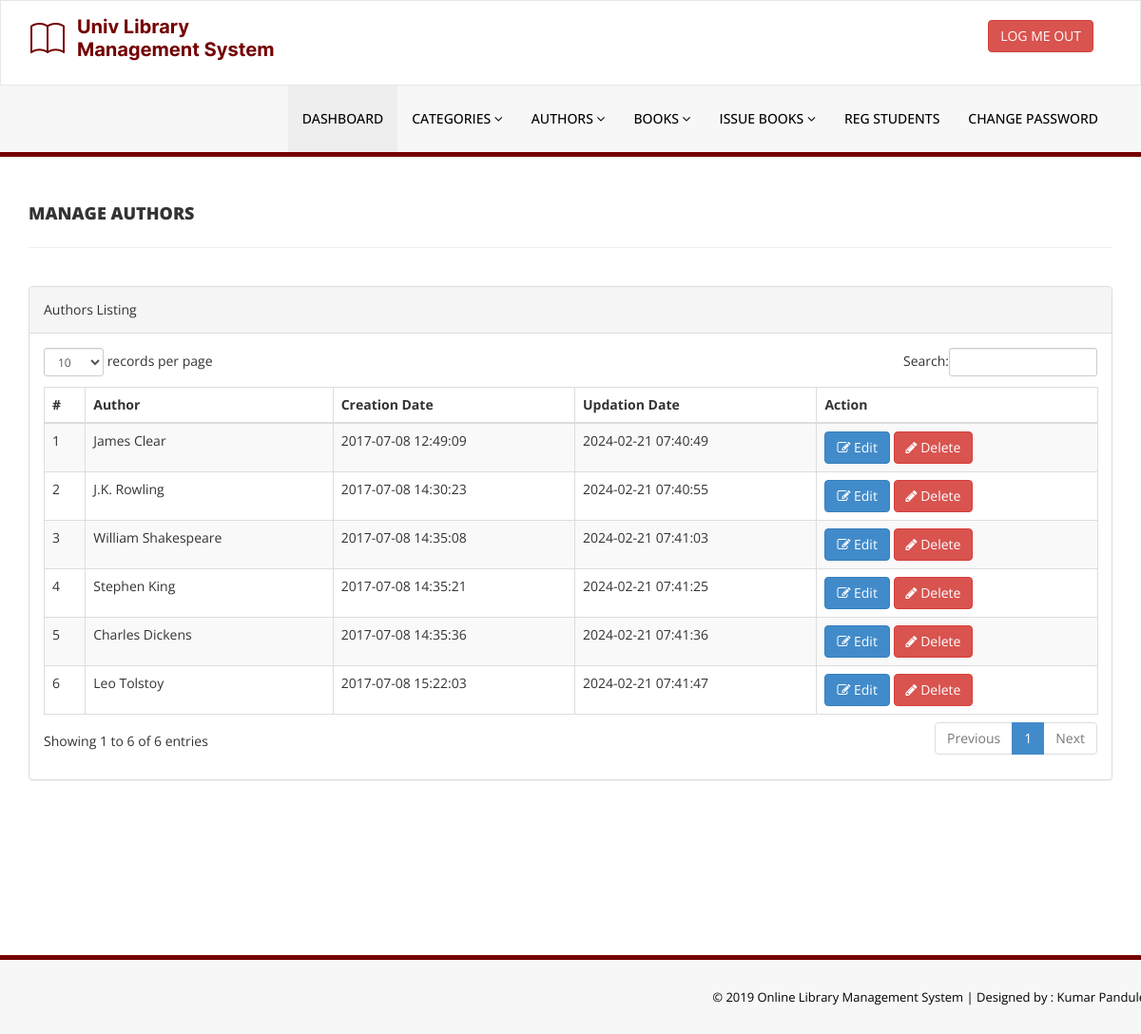
Page /library/admin/manage-authors.php (signed in) on the earlier database version.
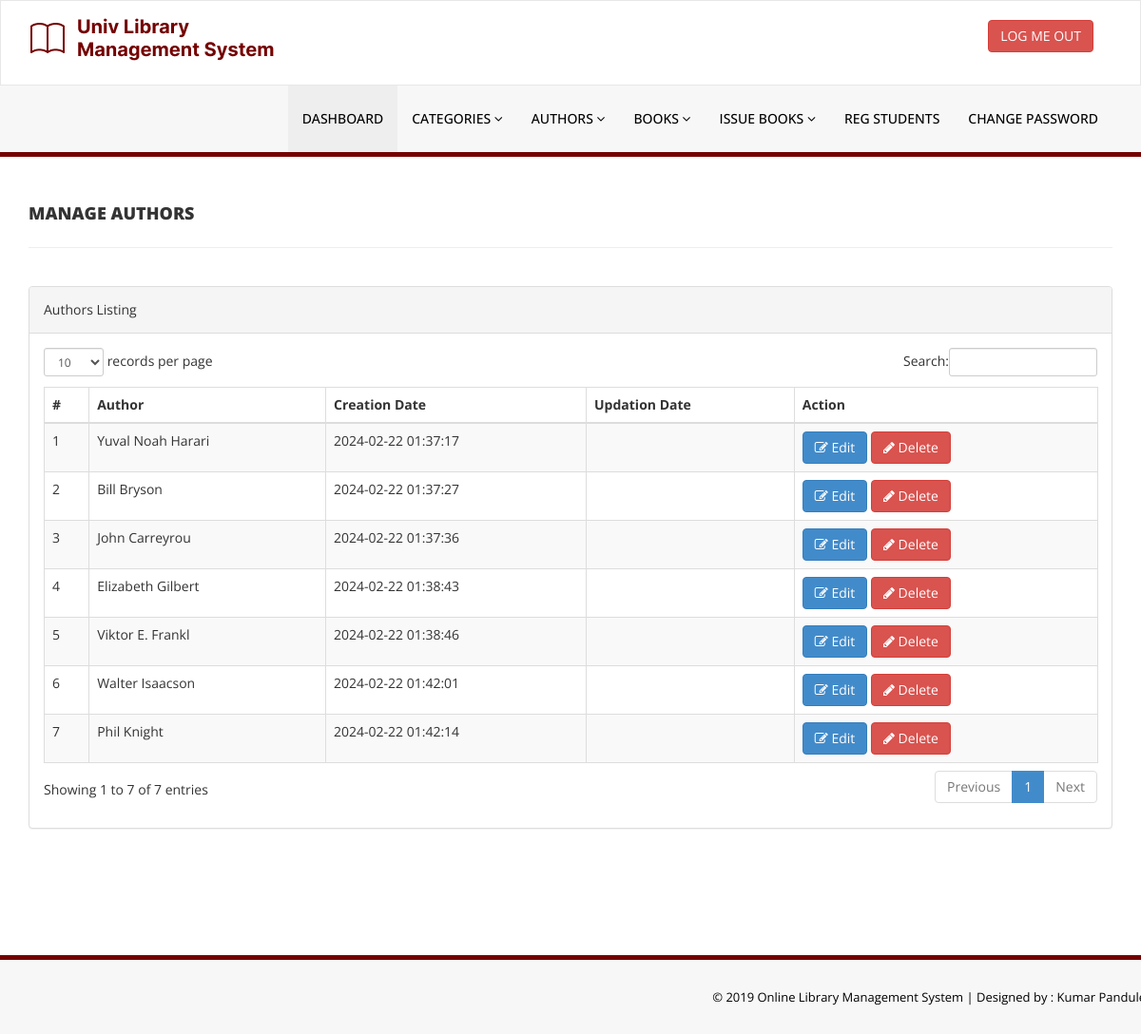
Same page on the later database version.
### tables this page shows
CREATE TABLE `tblauthors` (
  `id` int(11) NOT NULL,
  `AuthorName` varchar(159) DEFAULT NULL,
  `creationDate` timestamp NULL DEFAULT current_timestamp(),
  `UpdationDate` timestamp NULL DEFAULT NULL ON UPDATE current_timestamp()
);

### library/admin/manage-authors.php (the view, shortened to what this page needs)
<?php
include('includes/config.php');
if(strlen($_SESSION['alogin'])==0)
    {
header('location:index.php');
}
else{
    ?>
<!DOCTYPE html>
<html xmlns="http://www.w3.org/1999/xhtml">
<head>
    <link href="assets/css/bootstrap.css" rel="stylesheet" />
    <link href="assets/css/font-awesome.css" rel="stylesheet" />
    <link href="assets/js/dataTables/dataTables.bootstrap.css" rel="stylesheet" />
    <link href="assets/css/style.css" rel="stylesheet" />
</head>
<body>
<?php include('includes/header.php');?>
    <div class="content-wrapper">
         <div class="container">
        <div class="row pad-botm">
            <div class="col-md-12">
                <h4 class="header-line">Manage Authors</h4>
    </div>
     <div class="row">
</div>
        </div>
            <div class="row">
                <div class="col-md-12">
                    <div class="panel panel-default">
                        <div class="panel-heading">
                           Authors Listing
                        </div>
                        <div class="panel-body">
                            <div class="table-responsive">
                                <table class="table table-striped table-bordered table-hover" id="dataTables-example">
                                    <thead>
                                        <tr>
                                            <th>#</th>
                                            <th>Author</th>
                                            <th>Creation Date</th>
                                            <th>Updation Date</th>
                                            <th>Action</th>
                                        </tr>
                                    </thead>
                                    <tbody>
<?php $sql = "SELECT * from  tblauthors";
$query = $dbh -> prepare($sql);
$query->execute();
$results=$query->fetchAll(PDO::FETCH_OBJ);
$cnt=1;
if($query->rowCount() > 0)
{
foreach($results as $result)
{               ?>
                                        <tr class="odd gradeX">
                                            <td class="center"><?php echo htmlentities($cnt);?></td>
                                            <td class="center"><?php echo htmlentities($result->AuthorName);?></td>
                                            <td class="center"><?php echo htmlentities($result->creationDate);?></td>
                                            <td class="center"><?php echo htmlentities($result->UpdationDate);?></td>
                                            <td class="center">
                                            <a href="edit-author.php?athrid=<?php echo htmlentities($result->id);?>"><button class="btn btn-primary"><i class="fa fa-edit "></i> Edit</button>
                                          <a href="manage-authors.php?del=<?php echo htmlentities($result->id);?>" onclick="return confirm('Are you sure you want to delete?');"" >  <button class="btn btn-danger"><i class="fa fa-pencil"></i> Delete</button>
                                            </td>
                                        </tr>
 <?php $cnt=$cnt+1;}} ?>
                                    </tbody>
                                </table>
                            </div>
                        </div>
                    </div>
                </div>
            </div>
    </div>
    </div>
  <?php include('includes/footer.php');?>
</body>
</html>
<?php } ?>

### library/admin/includes/header.php (shortened to what this page needs)
<div class="navbar navbar-inverse set-radius-zero" >
        <div class="container">
            <div class="navbar-header">
                <a class="navbar-brand">
                    <img src="assets/img/logo.png" />
                </a>
            </div>
            <div class="right-div">
                <a href="logout.php" class="btn btn-danger pull-right">LOG ME OUT</a>
            </div>
        </div>
    </div>
    <section class="menu-section">
        <div class="container">
            <div class="row ">
                <div class="col-md-12">
                    <div class="navbar-collapse collapse ">
                        <ul id="menu-top" class="nav navbar-nav navbar-right">
                            <li><a href="dashboard.php" class="menu-top-active">DASHBOARD</a></li>
                            <li>
                                <a href="#" class="dropdown-toggle" id="ddlmenuItem" data-toggle="dropdown"> Categories <i class="fa fa-angle-down"></i></a>
                            </li>
                            <li>
                                <a href="#" class="dropdown-toggle" id="ddlmenuItem" data-toggle="dropdown"> Authors <i class="fa fa-angle-down"></i></a>
                            </li>
 <li>
                                <a href="#" class="dropdown-toggle" id="ddlmenuItem" data-toggle="dropdown"> Books <i class="fa fa-angle-down"></i></a>
                            </li>
                           <li>
                                <a href="#" class="dropdown-toggle" id="ddlmenuItem" data-toggle="dropdown"> Issue Books <i class="fa fa-angle-down"></i></a>
                            </li>
                             <li><a href="reg-students.php">Reg Students</a></li>
  <li><a href="change-password.php">Change Password</a></li>
                        </ul>
                    </div>
                </div>
            </div>
        </div>
    </section>

### library/includes/footer.php
<section class="footer-section">
     <div class="container">
         <div class="row">
             <div class="col-md-12">
                &copy; 2019 Online Library Management System |<a href="https://github.com/kumarpandule2000" target="_blank"  > Designed by : Kumar Pandule</a>
             </div>
         </div>
     </div>
 </section>

### library/admin/assets/css/style.css (style rules this page uses)
body { font-family: 'Open Sans', sans-serif; line-height:28px; }
.set-radius-zero { border-radius:0px; -moz-border-radius:0px; -webkit-border-radius:0px; }
.content-wrapper { margin-top: 40px; min-height:800px; padding-bottom:90px; }
.header-line { font-weight:900; padding-bottom:25px; border-bottom:1px solid #eeeeee; text-transform:uppercase; }
.pad-botm { padding-bottom:30px; }
.right-div { float: right; padding: 20px; }
#menu-top a { color:#000; text-decoration:none; font-weight:500; padding: 25px 15px 25px 15px; text-transform:uppercase; }
.menu-section { background-color: #f7f7f7; border-bottom:5px solid var(--red); width:100% }
.menu-top-active { background-color:#eeeeee; }
.navbar-inverse { background-color: #FFF; border-color: rgba(155, 153, 153, 0.23); }
.navbar { min-height: 90px; margin-bottom: 0px; }
.footer-section { padding:25px 50px 25px 50px; color:#000; font-size:13px; background-color: #f7f7f7; text-align:right; border-top:5px solid var(--red); }
.footer-section a, .footer-section a:hover { color:#000; }

Differences in the rows shown:
removed tblauthors: AuthorName "James Clear", creationDate "2017-07-08 12:49:09", UpdationDate "2024-02-21 07:40:49"
removed tblauthors: AuthorName "J.K. Rowling", creationDate "2017-07-08 14:30:23", UpdationDate "2024-02-21 07:40:55"
removed tblauthors: AuthorName "William Shakespeare", creationDate "2017-07-08 14:35:08", UpdationDate "2024-02-21 07:41:03"
removed tblauthors: AuthorName "Stephen King", creationDate "2017-07-08 14:35:21", UpdationDate "2024-02-21 07:41:25"
removed tblauthors: AuthorName "Charles Dickens", creationDate "2017-07-08 14:35:36", UpdationDate "2024-02-21 07:41:36"
removed tblauthors: AuthorName "Leo Tolstoy", creationDate "2017-07-08 15:22:03", UpdationDate "2024-02-21 07:41:47"
added tblauthors: AuthorName "Yuval Noah Harari", creationDate "2024-02-22 01:37:17"
added tblauthors: AuthorName "Bill Bryson", creationDate "2024-02-22 01:37:27"
added tblauthors: AuthorName "John Carreyrou", creationDate "2024-02-22 01:37:36"
added tblauthors: AuthorName "Elizabeth Gilbert", creationDate "2024-02-22 01:38:43"
added tblauthors: AuthorName "Viktor E. Frankl", creationDate "2024-02-22 01:38:46"
added tblauthors: AuthorName "Walter Isaacson", creationDate "2024-02-22 01:42:01"
added tblauthors: AuthorName "Phil Knight", creationDate "2024-02-22 01:42:14"
Other differences:
text written by a page script: "records per page Search: Showing 1 to 6 of 6 entries Previous 1 Next" → "records per page Search: Showing 1 to 7 of 7 entries Previous 1 Next"
